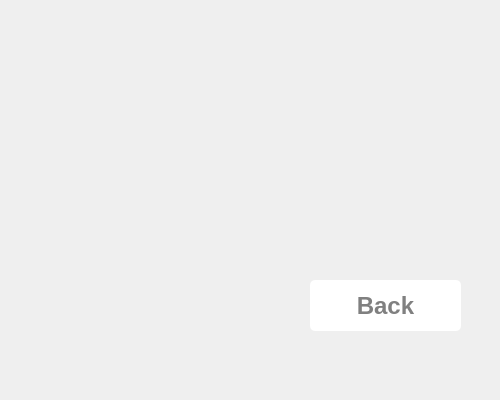
<?xml version="1.0" encoding="UTF-8"?>
<ui version="4.0">
 <class>stage_show</class>
 <widget class="QDialog" name="stage_show">
  <property name="geometry">
   <rect>
    <x>0</x>
    <y>0</y>
    <width>500</width>
    <height>400</height>
   </rect>
  </property>
  <property name="windowTitle">
   <string>Dialog</string>
  </property>
  <widget class="QLabel" name="label">
   <property name="geometry">
    <rect>
     <x>0</x>
     <y>0</y>
     <width>501</width>
     <height>401</height>
    </rect>
   </property>
   <property name="minimumSize">
    <size>
     <width>501</width>
     <height>401</height>
    </size>
   </property>
   <property name="maximumSize">
    <size>
     <width>501</width>
     <height>401</height>
    </size>
   </property>
   <property name="text">
    <string/>
   </property>
   <property name="pixmap">
    <pixmap resource="resource.qrc">:/img/img/stage.png</pixmap>
   </property>
   <property name="scaledContents">
    <bool>true</bool>
   </property>
  </widget>
  <widget class="QPushButton" name="pushButton">
   <property name="geometry">
    <rect>
     <x>310</x>
     <y>280</y>
     <width>151</width>
     <height>51</height>
    </rect>
   </property>
   <property name="styleSheet">
    <string notr="true">#pushButton{color:#808080;
background-color:white;
border-radius:5px;
font-size: 24px;
font : bold;}

#pushButton:hover{
background-color:#cccccc;}</string>
   </property>
   <property name="text">
    <string>Back</string>
   </property>
  </widget>
 </widget>
 <resources>
  <include location="resource.qrc"/>
 </resources>
 <connections/>
</ui>
